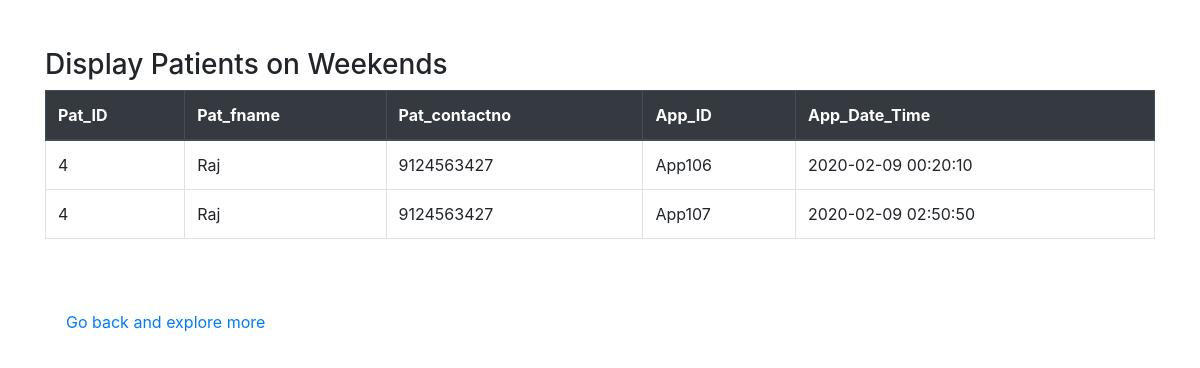
Screenshot of /Procedure5.php with the database file from the repository.
### tables this page shows
CREATE TABLE `appointment` (
  `App_ID` varchar(10) NOT NULL,
  `Pat_ID` int(11) DEFAULT NULL,
  `Doc_ID` varchar(10) DEFAULT NULL,
  `App_Date_Time` timestamp NOT NULL DEFAULT current_timestamp() ON UPDATE current_timestamp(),
  `App_Description` varchar(200) DEFAULT NULL
);

CREATE TABLE `patient_personal_info` (
  `Pat_ID` int(11) NOT NULL,
  `Pat_fname` varchar(20) NOT NULL,
  `Pat_mname` varchar(20) DEFAULT NULL,
  `Pat_lname` varchar(20) NOT NULL,
  `Pat_gender` varchar(1) NOT NULL,
  `Pat_DOB` date NOT NULL,
  `Pat_contactno` bigint(20) NOT NULL,
  `Pat_emailID` varchar(50) DEFAULT NULL CHECK (`Pat_emailID` = lcase(`Pat_emailID`)),
  `Pat_Address` varchar(250) DEFAULT NULL,
  `Pat_MedHistory` varchar(500) DEFAULT NULL,
  `Pat_BloodGroup` varchar(10) NOT NULL
);

### Procedure5.php (the view, shortened to what this page needs)
<!DOCTYPE html>
<html>
<head>
    <link rel="stylesheet" href="https://stackpath.bootstrapcdn.com/bootstrap/4.5.2/css/bootstrap.min.css">
</head>
<body>
    <div class="container mt-5">
        <h3>Display Patients on Weekends</h3>
        <div class="table-responsive">
            <?php
            include "config.php";
            $sql = "SELECT p.Pat_ID, p.Pat_fname, p.Pat_contactno, a.App_ID, a.App_Date_Time
                    FROM appointment a
                    JOIN patient_personal_info p ON a.Pat_ID = p.Pat_ID
                    WHERE DAYOFWEEK(a.App_Date_Time) IN (1, 7)";
            if ($result = mysqli_query($link, $sql)) {
                if ($result->num_rows > 0) {
                    echo "<table class='table table-bordered table-hover'>";
                    echo "<thead class='thead-dark'>";
                    echo "<tr>";
                    echo "<th>Pat_ID</th>";
                    echo "<th>Pat_fname</th>";
                    echo "<th>Pat_contactno</th>";
                    echo "<th>App_ID</th>";
                    echo "<th>App_Date_Time</th>";
                    echo "</tr>";
                    echo "</thead>";
                    echo "<tbody>";
                    while ($row = $result->fetch_array()) {
                        echo "<tr>";
                        echo "<td>" . $row['Pat_ID'] . "</td>";
                        echo "<td>" . $row['Pat_fname'] . "</td>";
                        echo "<td>" . $row['Pat_contactno'] . "</td>";
                        echo "<td>" . $row['App_ID'] . "</td>";
                        echo "<td>" . $row['App_Date_Time'] . "</td>";
                        echo "</tr>";
                    }
                    echo "</tbody>";
                    echo "</table>";
                } else {
                    echo "<p class='text-muted'>No records matching your function1 were found.</p>";
                }
            } else {
                echo "<p class='text-danger'>ERROR: Could not execute $sql. " . $mysqli->error . "</p>";
            }
            ?>
        </div>
        <br><br>
        <a class="btn btn-link ml-2" href="index.php">Go back and explore more</a>
    </div>
</body>
</html>

### rows the page displays
appointment: Pat_ID.Pat_ID "4", Pat_ID.Pat_fname "Raj", Pat_ID.Pat_contactno "9124563427", App_ID "App106", App_Date_Time "2020-02-09 00:20:10"
appointment: Pat_ID.Pat_ID "4", Pat_ID.Pat_fname "Raj", Pat_ID.Pat_contactno "9124563427", App_ID "App107", App_Date_Time "2020-02-09 02:50:50"
